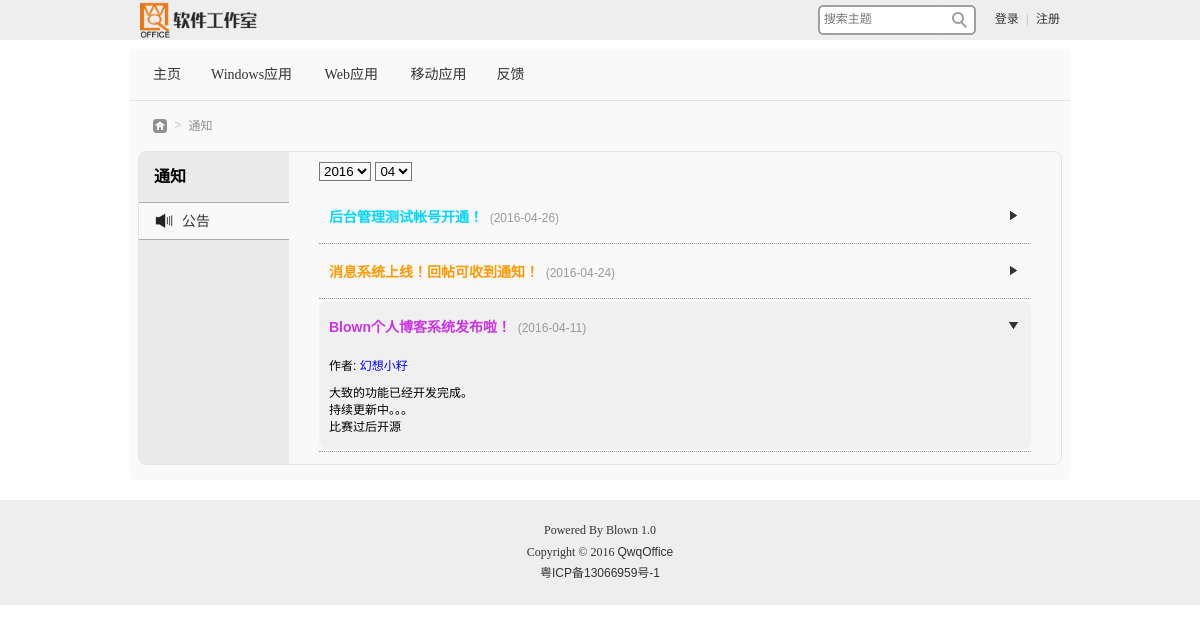
The page /home.php?mod=notice&ac=notice&date=2016-04&nid=1 on the database its author committed.
### tables this page shows
CREATE TABLE IF NOT EXISTS `qo_class` (
  `CID` int(10) NOT NULL AUTO_INCREMENT,
  `ClassName` char(20) NOT NULL,
  `Link` text,
  `Parent` int(10) NOT NULL,
  `Sequence` int(10) NOT NULL,
  `ICON` text,
  PRIMARY KEY (`CID`)
);

CREATE TABLE IF NOT EXISTS `qo_notice` (
  `NID` int(10) NOT NULL AUTO_INCREMENT,
  `UID` int(10) NOT NULL,
  `Title` text NOT NULL,
  `NoticeType` char(10) NOT NULL,
  `Content` text NOT NULL,
  `Time` datetime NOT NULL,
  `Status` char(5) NOT NULL,
  PRIMARY KEY (`NID`)
);

CREATE TABLE IF NOT EXISTS `qo_user` (
  `UID` int(10) NOT NULL AUTO_INCREMENT,
  `GID` int(10) NOT NULL,
  `Username` char(20) NOT NULL,
  `Password` char(32) NOT NULL,
  `RegIP` char(15) NOT NULL,
  `RegDate` datetime NOT NULL,
  `LastLogin` datetime NOT NULL,
  `Privacy` char(20) NOT NULL,
  PRIMARY KEY (`UID`),
  UNIQUE KEY `Username` (`Username`)
);

### home.php (the view, shortened to what this page needs)
<!DOCTYPE html PUBLIC "-//W3C//DTD XHTML 1.0 Transitional//EN" "http://www.w3.org/TR/xhtml1/DTD/xhtml1-transitional.dtd">
<html xmlns="http://www.w3.org/1999/xhtml">
<head>
<link href="css/style.css" rel="stylesheet" type="text/css" />
</head>
<body>
<?php
	include("include/header.php");
	if(isset($_GET["mod"])){
		$mod=$_GET["mod"];
	}else{
		header("location: home.php?mod=spc");
		exit;
	}
	if(isset($_GET["ac"])){
		$ac=$_GET["ac"];
	}else{
		$ac="";
	}
	if(isset($_GET["page"])){
		$page=(int)$_GET["page"];
	}else{
		$page="1";
	}
	$PageSize=8;
	$PageCount=6;
	$start=($page-1)*$PageSize;
	if($mod=="spc" && isset($_GET["uid"])){
		$uid=(int)$_GET["uid"];
		$username=getUsername($uid);
	}else if($mod=="notice" && $ac=="notice" && !isset($_SESSION["qo_user"])){
		$username="";
	}else if($mod!="spc" && isset($_SESSION["qo_user"]) || $mod=="spc" && !isset($_GET["uid"]) && isset($_SESSION["qo_user"])){
		$uid=getUID($_SESSION["qo_user"]);
		$username=$_SESSION["qo_user"];
		$gid=getGID($username);
	}else{
		header("location: message.php?msg=auth0");
		exit;
	}
	$uidStr="";
	if($mod=="spc"){
		$uidStr="&uid={$uid}";
		$menus=array("profile"=>"资料","article"=>"主题","reply"=>"回复");
		$title="个人资料";
		$globaltitle="{$username}的{$title}";
	}
	else if($mod=="pref"){
		$menus=array("avatar"=>"头像","privacy"=>"隐私","password"=>"密码","usergrp"=>"用户组");
		$title="设置";
		$globaltitle=$title;
	}
	else if($mod=="notice"){
		if($username==""){
			$menus=array("notice"=>"公告");
		}else{
			$menus=array("msg"=>"短消息","mypost"=>"我的帖子","notice"=>"公告");
		}
		$title="通知";
	}
	else{
		header("location: index.php");
		exit;
	}
	echo "<div id='location'>";
	echo "<a href='index.php' class='nvhm'>&nbsp;</a>";
	echo "<span>&nbsp;>&nbsp;</span>";
	echo "<span class='nolink'>{$title}</span>";
	echo "</div>";
	echo "<div id='content' class='article-content'>";
	echo "<div id='homepage'>";
	echo "<table width='100%' cellspacing='0' cellpadding='0'>";
	echo "<tr><td width='150px' height='100%' style='vertical-align:top;background-color:#EAEAEA'><div id='user-menu'>";
	echo "<h4>{$title}</h4>";
	echo "<ul>";
	foreach($menus as $key=>$value){
		$curStr=$ac==$key? "class='cur'" : "";
		echo "<a {$curStr} href='home.php?mod={$mod}&ac={$key}{$uidStr}'>";
		echo "<img src='images/{$key}.png' width='20' height='20' />";
		echo "<li>{$value}";
		echo "</li></a>";
	}
	echo "</ul>";
	echo "</div></td>";
	echo "<td height='100%' style='vertical-align:top;padding-left:30px;padding-right:30px'><div id='user-content'>";
	if($mod=="spc"){
		if($ac=="profile"){
			$user_url="http://".dirname($_SERVER['HTTP_HOST'].$_SERVER['REQUEST_URI'])."/?{$uid}";
			$u=getUser($uid);
			$th_count=getThreadCount($uid);
			$re_count=getReplyCount($uid);
			$gid=getGID($username);
			$gpname=getGroupName($gid);
			$last=$u["LastLogin"];
			$regip=$u["RegIP"];
			$regtime=$u["RegDate"];
			$isAdmin=isset($_SESSION["qo_user"]) ? getGID($_SESSION["qo_user"])==getSetting("AdminGroup") : false;
			$isSelf=isset($_SESSION["qo_user"]) ? $uid==getUID($_SESSION["qo_user"]) : false;
			echo "<div id='info'>";
			echo "<div style='display:inline-block'><div style='float:left;margin-right:10px;'><img class='avatar' src='avatar.php?uid={$uid}&size=middle' width='60' height='60' /></div>";
			echo "<div style='float:left'><div><span class='username'>{$username}</span> (UID: {$uid})";
			echo "<a href='home.php?mod=notice&ac=msg&talk={$uid}'><label style='float:right;margin-top:5px;margin-right:2px;' class='submit-btn'>发消息</label></a></div>";
			echo "<div><a class='user-url' href='{$user_url}'>{$user_url}</a></div></div></div>";
			echo "<p class='title'>统计信息</p>";
			echo "<p class='sta-info'><a href='home.php?mod=spc&ac=article{$uidStr}'>主题数 {$th_count}</a>";
			echo "&nbsp;&nbsp;&nbsp;<a href='home.php?mod=spc&ac=reply{$uidStr}'>回复数 {$re_count}</a></p>";
			echo "<p class='title'>活跃概况</p>";
			echo "<p class='info'><span>用户组</span>";
			echo "&nbsp;&nbsp;&nbsp;<a href='home.php?mod=pref&ac=usergrp&gid={$gid}'>{$gpname}</a></p>";
			if($isAdmin || $isSelf){
				echo "<p class='info'><span>注册IP</span>";
				echo "&nbsp;&nbsp;&nbsp;<span>{$regip}</span></p>";
				echo "<p class='info'><span>注册时间</span>";
				echo "&nbsp;&nbsp;&nbsp;<span>{$regtime}</span></p>";
			}
			echo "<p class='info'><span>最后访问</span>";
			echo "&nbsp;&nbsp;&nbsp;<span>{$last}</span></p>";
			echo "</div>";
		}
		else if($ac=="article" || $ac=="reply"){
			$uname=isset($_SESSION["qo_user"]) ? $_SESSION["qo_user"] : "";
			if(getUID($uname)!=$uid){
				$u=getUser($uid);
				$priv=explode(";", $u["Privacy"]);
				if(!in_array("Home",$priv) && getGID($uname)!=getSetting("AdminGroup")){
					echo "<div id='thread-list'>";
					echo "<div class='no-result'>当前用户设置不允许查看动态</div>";
					echo "</div>";
					exit;
				}
				else if(!chkAuth("VisitUserHome")){
					echo "<div id='thread-list'>";
					echo "<div class='no-result'>您所在的用户组没有权限查看他人动态</div>";
					echo "</div>";
					exit;
				}
			}
			if($ac=="article"){
				$sql="select * from qo_article,qo_class,qo_user where qo_article.UID=qo_user.UID and qo_article.CID=qo_class.CID and qo_user.UID={$uid} order by TID desc";
			}else if($ac=="reply"){
				$sql="select * from qo_class,qo_reply,qo_article,qo_user where qo_article.UID=qo_user.UID and qo_article.CID=qo_class.CID and qo_article.TID=qo_reply.TID and qo_reply.UID={$uid} and Status='通过' order by RID desc";
			}
			echo "<div id='thread-list' style='border:none'>";
			$number=mysql_num_rows(mysql_query($sql));
			$result=mysql_query($sql." limit {$start},{$PageSize}");
			if($ac=="article"){
				print_thread($result,false);
			}else if($ac=="reply"){
				print_thread($result,true);
			}
			print_page($number,$PageSize,$page,$PageCount,false);
			echo "</div>";
		}
	}
	else if($mod=="notice"){
		if($ac=="msg"){
			if(isset($_GET["talk"])){
				$talkuid=(int)$_GET["talk"];
				if(mysql_num_rows(mysql_query("select * from qo_user where UID={$talkuid}"))<1){
					header("location: index.php");
					exit;
				}
				$sessionCount=getSessionCount($uid, $talkuid);
				$unSeenSessionCount=getUnSeenSessionCount($uid, $talkuid);
				$talkname=getUsername($talkuid);
				$maxPage=$sessionCount%$PageSize==0 ? $sessionCount/$PageSize : floor($sessionCount/$PageSize)+1;
				if($sessionCount==0) $maxPage=1;
				if($page!=$maxPage && isset($_GET["last"])){
					echo "<script>location.href='home.php?mod=notice&ac=msg&talk={$talkuid}&page={$maxPage}'</script>";
				}
				$sql="select * from qo_message where ((UID={$uid} and ToUID={$talkuid}) or (UID={$talkuid} and ToUID={$uid})) and MsgType='Private' order by MID";
				$number=mysql_num_rows(mysql_query($sql));
				$result=mysql_query($sql." limit {$start},{$PageSize}");
				echo "<div id='info'>";
				echo "<p style='font-size:12px;font-weight:bolder;'>共有 {$sessionCount} 条与 <a href='home.php?mod=spc&uid={$talkuid}'>{$talkname}</a> 的对话记录</p>";
				echo "<ul class='message-list'>";
				while($msg=mysql_fetch_array($result)){
					$time=getTime($msg['Time']);
					$name=getUsername($msg["UID"]);
					if($name==getUsername($uid)){
						$name="您";
						$class="";
					}else{
						$class="class='name'";
					}
					echo "<li><div class='avatar sendmsg'><a href='home.php?mod=spc&uid={$msg['UID']}'><img class='avatar-small' src='avatar.php?uid={$msg['UID']}' width='42' height='42' /></a>";
					echo "<span class='vertical-middle'></span></div>";
					echo "<div id='msg-content'><p><span><a {$class} href='home.php?mod=spc&uid={$msg['UID']}'>{$name}</a></span></p>";
					echo "<p>{$msg['MsgContent']}</p>";
					echo "<p class='time'>{$time}</p></div>";
					echo "<div style='clear:both;float:none'></div>";
					echo "</li>";
				}
				echo "</ul></div>";
				if($unSeenSessionCount>0){
					setSessionSeen($uid, $talkuid);
					echo "<script>location.reload();</script>";
					exit;
				}
				print_page($number,$PageSize,$page,$PageCount,false);
				echo "<div id='sendmsg'><form method='post' action='home_comm.php' autocomplete='off'>";
				echo "<a href='home.php?mod=spc&uid={$uid}'><img style='vertical-align:top;margin-right:20px' class='avatar-small' src='avatar.php?uid={$uid}&size=middle' width='42' height='42' /></a>";
				echo "<textarea name='msgcontent' maxlength='200' class='msg-txt'></textarea>";
				echo "<input type='hidden' name='talkuid' value='{$talkuid}' />";
				echo "<p><label style='margin-left:64px;float:none' class='submit-btn' for='send'>发送</label><input style='display:none' type='submit' id='send' name='send' /></p>";
				echo "</form></div>";
			}
			else{
				$sql="select * from qo_message where (ToUID={$uid} or UID={$uid}) and MsgType='Private' order by MID desc";
				$result=mysql_query($sql." limit {$start},{$PageSize}");
				$talklist=array();
				echo "<div id='info'>";
				if(mysql_num_rows($result)>0){
					echo "<ul class='message-list'>";
					while($msg=mysql_fetch_array($result)){
						$time=getTime($msg['Time']);
						$name=getUsername($msg["UID"]);
						$toname=getUsername($msg["ToUID"]);
						if($uid==$msg['UID']){
							$talkid=$msg["ToUID"];
							if(in_array($msg["ToUID"],$talklist)) continue;
						}else{
							$talkid=$msg["UID"];
							if(in_array($msg["UID"],$talklist)) continue;
						}
						$sessionCount=getSessionCount($uid,$talkid);
						echo "<li><div class='avatar'><a href='{$link}'><img class='avatar-small' src='avatar.php?uid={$talkid}' width='42' height='42' /></a>";
						echo "<span class='vertical-middle'></span></div>";
						echo "<p>";
						if($uid==$msg['UID']){
							echo "<a href='home.php?mod=spc&uid={$uid}'>您</a> 对 <span><a class='name' href='home.php?mod=spc&uid={$talkid}'>{$toname}</a></span> 说 : {$msg['MsgContent']}";
							$talklist[]=$msg["ToUID"];
						}else{
							echo "<span><a class='name' href='home.php?mod=spc&uid={$talkid}'>{$name}</a></span> 对 <a href='home.php?mod=spc&uid={$uid}'>您</a> 说 : {$msg['MsgContent']}";
							$talklist[]=$msg["UID"];
						}
						echo "</p>";
						echo "<p class='time'>{$time}&nbsp;&nbsp;|&nbsp;&nbsp;共 {$sessionCount} 条&nbsp;&nbsp;|&nbsp;&nbsp;";
						echo "<a href='home.php?mod=notice&ac=msg&talk={$talkid}&last'>查看</a>";
						if($msg["isRead"]=="False"){
							if($uid!=$msg['UID']) echo "<span class='new'></span>";
						}
						echo "</p>";
						echo "</li>";
					}
					echo "</ul></div>";
					$number=count($talklist);
					print_page($number,$PageSize,$page,$PageCount,false);
				}else{
					echo "<div class='no-result'>暂无消息</div>";
				}
			}
		}
		else if($ac=="notice"){
			$nid="";
			$date="";
			if(isset($_GET["nid"])) $nid=(int)$_GET["nid"];
			if(isset($_GET["date"])) $date=substr($_GET["date"],0,7);
			echo "<div id='info'>";
			$result=mysql_query("select left(Time,4) as Year from qo_notice group by Year order by Year desc");
			if(mysql_num_rows($result)>0){
				echo "<select id='year-select'>";
				while($year=mysql_fetch_array($result)){
					$selectStr=substr($date,0,4)==$year["Year"]?"selected":"";
					echo "<option value='{$year['Year']}' {$selectStr}>{$year['Year']}</option>";
				}
				echo "</select>&nbsp;";
			}
			$result=mysql_query("select substring(Time,6,2) as Month from qo_notice where Time like '".substr($date,0,4)."%' group by Month order by Month desc");
			if(mysql_num_rows($result)>0){
				echo "<select id='month-select'>";
				while($month=mysql_fetch_array($result)){
					$selectStr=substr($date,5,2)==$month["Month"]?"selected":"";
					echo "<option value='{$month['Month']}' {$selectStr}>{$month['Month']}</option>";
				}
				echo "</select>";
			}
			if(isset($_GET["date"])){
				$sql="select * from qo_notice,qo_user where qo_notice.UID=qo_user.UID and Time like '{$date}%' order by NID desc";
			}else{
				$sql="select * from qo_notice,qo_user where qo_notice.UID=qo_user.UID order by NID desc";
			}
			$result=mysql_query($sql." limit {$start},{$PageSize}");
			if(mysql_num_rows($result)>0){
				echo "<ul class='notice-detail'>";
				while($notice=mysql_fetch_array($result)){
					$hideStr=$nid==$notice["NID"]?"":" style='height:0px'";
					$rotateStr=$nid==$notice["NID"]?" class='rotate'":"";
					$curStr=$nid==$notice["NID"]?" class='cur'":"";
					$time=substr($notice["Time"],0,10);
					echo "<li id='notice{$notice['NID']}' {$curStr}>";
					echo "<p class='title'><em>{$notice['Title']}</em>&nbsp;&nbsp;<span class='time'>({$time})</span>";
					echo "<img src='images/triangle.png' {$rotateStr} /></p>";
					echo "<div {$hideStr}><p>作者: <a href='home.php?mod=spc&ac=profile&uid={$notice['UID']}'>{$notice['Username']}</a></p>";
					if($notice["NoticeType"]=="String"){
						echo "<p>{$notice['Content']}</p></div>";
					}else{
						echo "<p><a href='{$notice['Content']}'>{$notice['Content']}</a></p></div>";
					}
					echo "</li>";
					echo "<hr>";
				}
				echo "</ul>";
			}else{
				echo "<div class='no-result'>暂无公告</div>";
			}
			echo "</div>";
		}
	}
	echo "</div></td></tr>";
	echo "</table>";
	echo "</div>";
	echo "</div>";
	include("include/footer.php");
?>
</body>
</html>

### include/header.php (shortened to what this page needs)
<?php
		$kwd="";
?>
<div id="header">
	<div id="header-mid">
    	<div id="logo"><a href="index.php"><img src="images/logo.png" width="117" height="40" title="QwqOffice软件工作室" /></a></div>
        <?php
			$curUrl=urlencode($_SERVER["HTTP_HOST"].$_SERVER["REQUEST_URI"]);
			echo "<div class='float-right'>";
			if(isset($_SESSION["qo_user"])){
				$uid=getUID($_SESSION["qo_user"]);
				echo "<a href='home.php?mod=spc'><img class='avatar-small' src='avatar.php?uid={$uid}&size=small' width='25' height='25' /></a>";
				echo "<span class='vertical-middle'></span>";
				echo "<span class='user'><a href='home.php?mod=spc'>{$_SESSION['qo_user']}</a></span>";
				echo "<span class='user-info'><a href='home.php?mod=pref'>设置</a></span>";
				echo "<span class='user-info-sp'>|</span>";
				echo "<span class='user-info'><a href='home.php?mod=notice'>消息";
				$msgcount=getMsgCount($uid);
				if($msgcount>0) echo "<em class='msgcount'>{$msgcount}</em>";
				echo "</a></span>";
				echo "<span class='user-info-sp'>|</span>";
				if(chkAuth("Manage")){
					echo "<span class='user-info'><a href='admin.php'>管理中心</a></span>";
					echo "<span class='user-info-sp'>|</span>";
				}
				echo "<span class='user-info'><a href='logout.php?url={$curUrl}'>退出</a></span>";
			}else{
				echo "<span class='user-info'><a href='login.php?url={$curUrl}'>登录</a></span>";
				echo "<span class='user-info-sp'>|</span>";
				echo "<span class='user-info'><a href='register.php'>注册</a></span>";
			}
			echo "</div>";
		?>
    <form id="search" action="article.php" method="get">
    	<input class="text" type="text" name="kwd" autocomplete="off" placeholder="搜索主题" value="<?php echo $kwd; ?>" />
        <input class="btn" type="submit" value=" " />
    </form>
    </div>
</div>
<?php
	echo "<div id='navi'>";
	echo "<ul id='nav-ul'>";
	$result=mysql_query("select * from qo_class where Parent=0 order by Sequence");
	while($l1=mysql_fetch_array($result)){
		$link="article.php?mod=main&cid={$l1['CID']}";
		if($l1["Link"]!="") $link=$l1["Link"];
		echo "<li>";
		echo "<a href='{$link}'>{$l1['ClassName']}</a>";
		echo "</li>";
	}
	echo "</ul>";
	echo "</div>";
?>

### rows shown on the page
qo_class: ClassName "主页"
qo_class: ClassName "Windows应用"
qo_class: ClassName "Web应用"
qo_class: ClassName "移动应用"
qo_class: ClassName "反馈"
qo_notice: Title "后台管理测试帐号开通！", Time "2016-04-26"
qo_notice: Title "消息系统上线！回帖可收到通知！", Time "2016-04-24"
qo_notice: Title "Blown个人博客系统发布啦！", Time "2016-04-11", UID.Username "幻想小籽", Content "大致的功能已经开发完成。 持续更新中。。。 比赛过后开源"

### other values the page prints
$title "通知"
$value "公告"
form field value "2016"
form field value "04"
